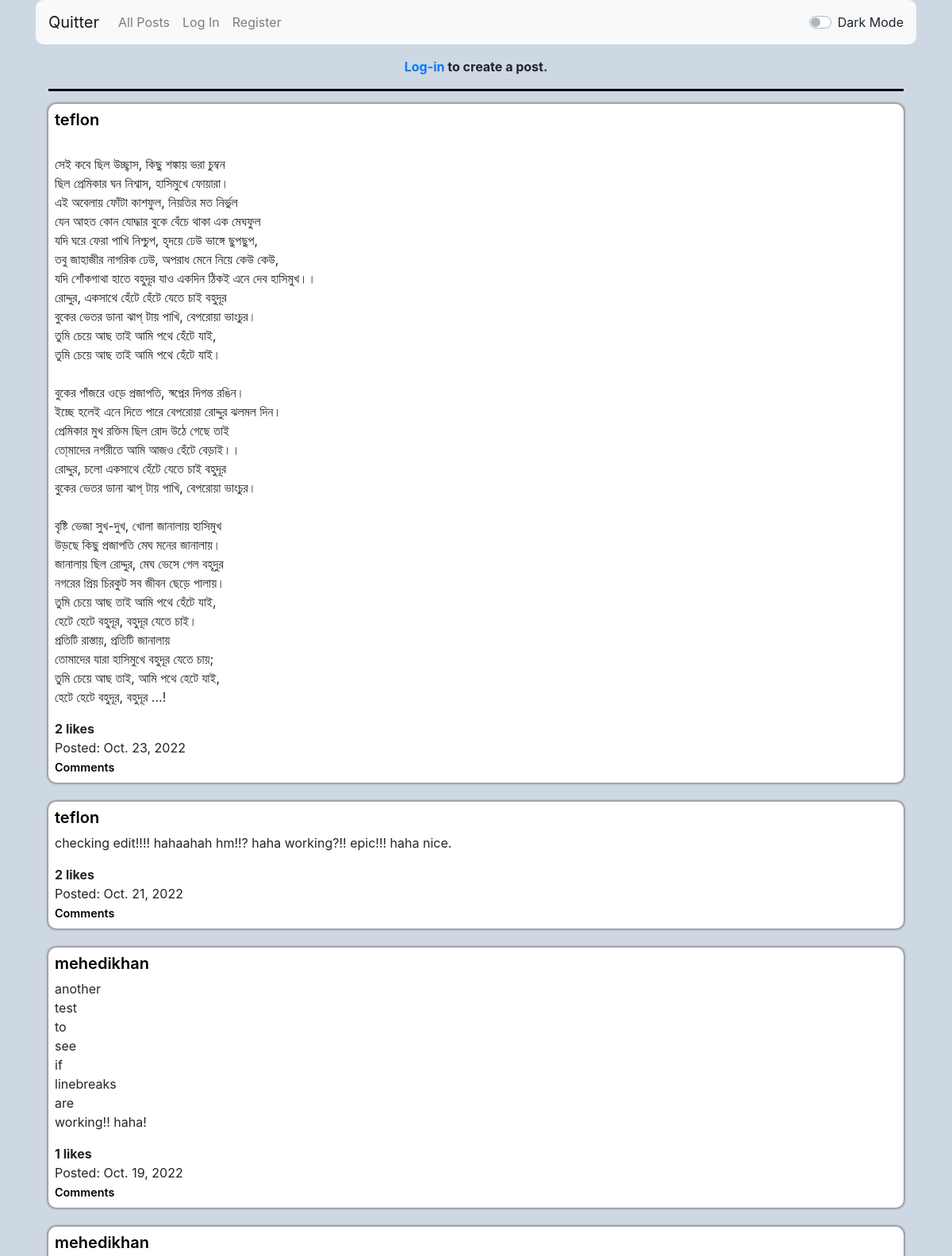
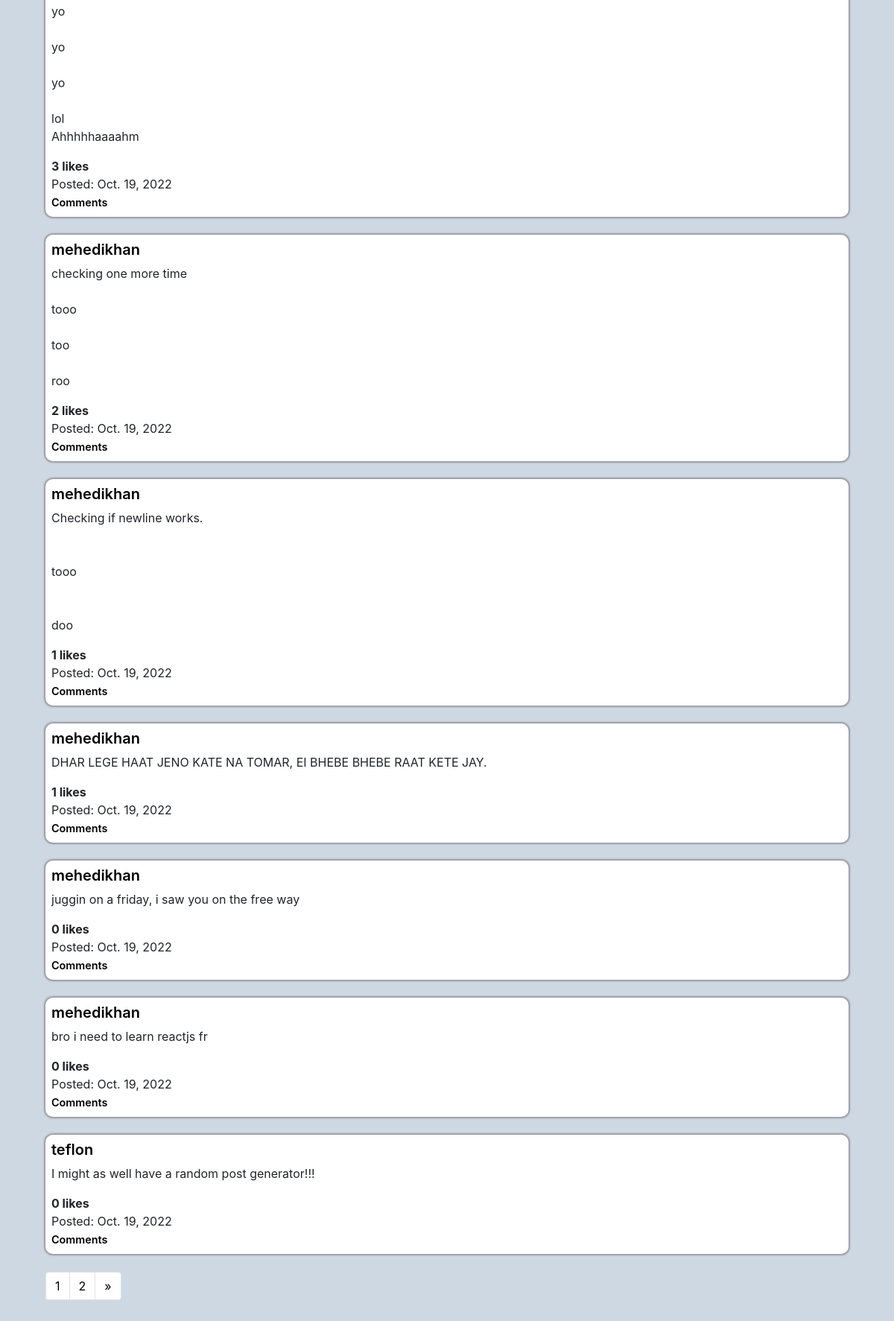
/, run on an earlier commit of the app's database (2 pictures, top to bottom).
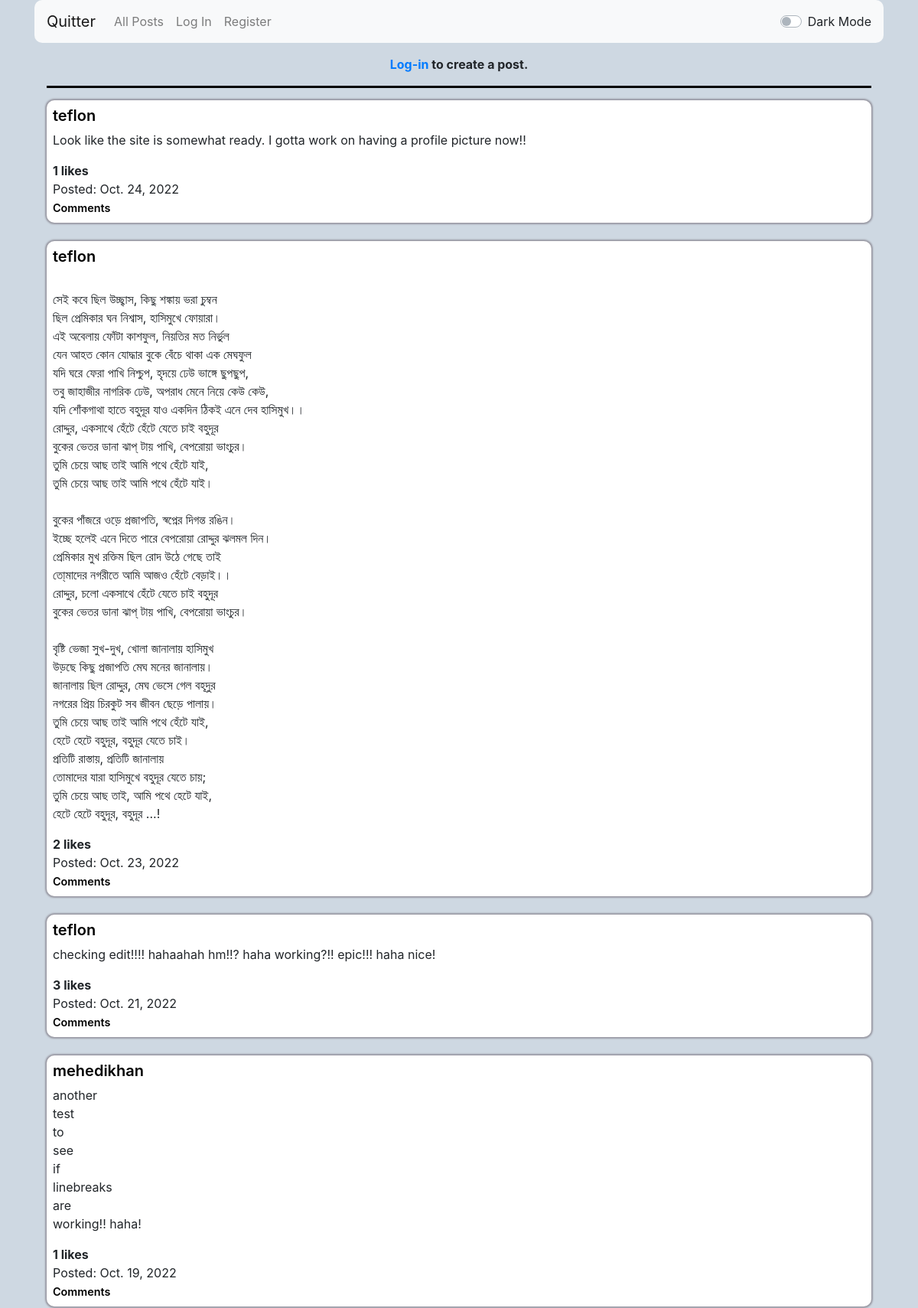
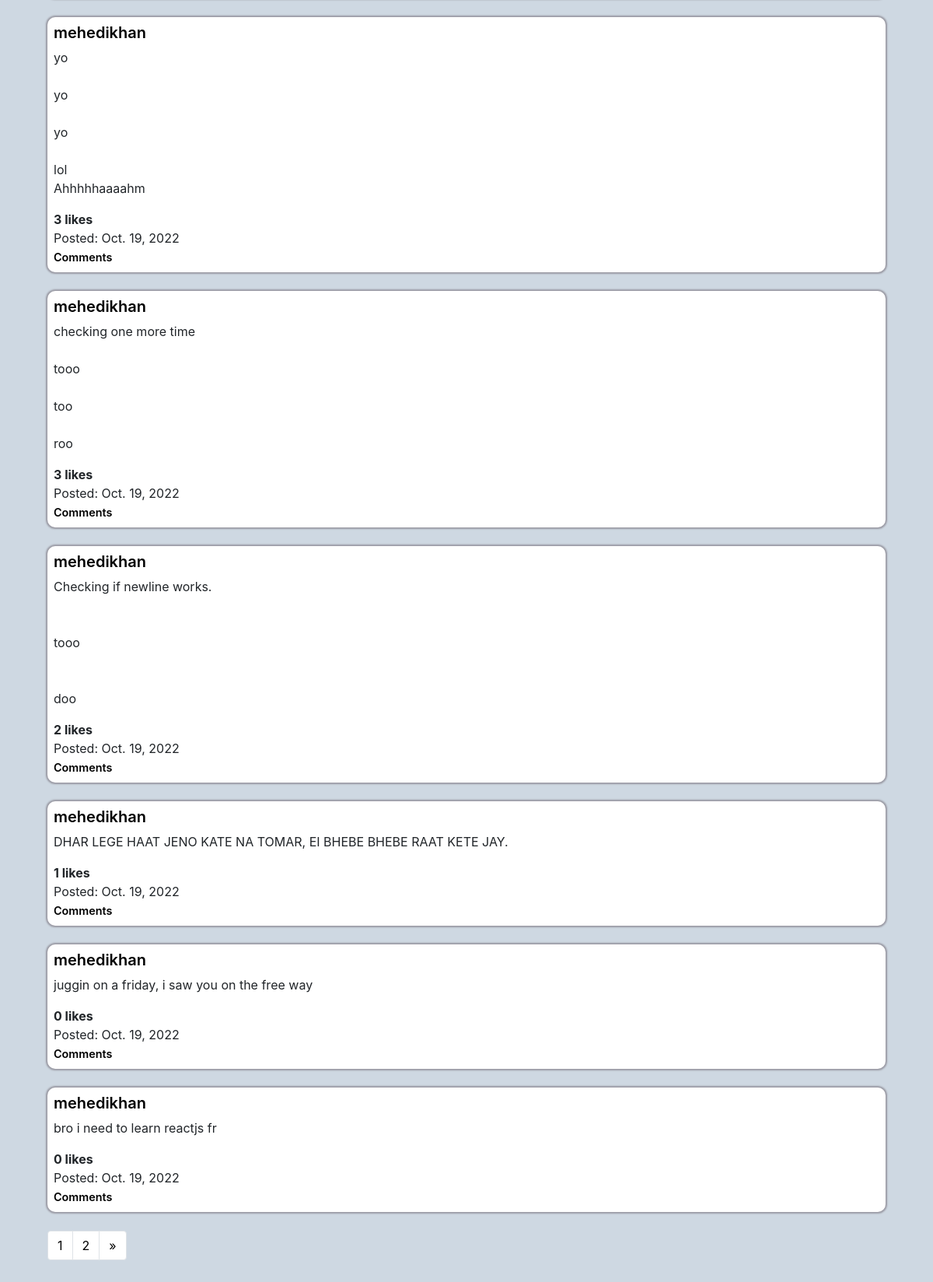
And on a later commit of the database (2 pictures, top to bottom).
### network/models.py (models this page shows)
class Post(models.Model):
    post = models.TextField()
    creator = models.CharField(max_length=64, blank=False)
    created = models.DateField(auto_now_add=False, auto_now=False, default=timezone.now)
    likes_count = models.PositiveIntegerField(default=0)
    likes = models.ManyToManyField(User, blank=True, related_name="likes")

### network/views.py (the view)
# urls.py: path("", views.index, name="index"),
def index(request):
    if request.user.is_authenticated:
        current_user = request.user.username
    try:
        user = User.objects.filter(username=current_user).values().get()
        id = user["id"]
        posts_lbtcu = Post.objects.filter(likes=id).values() # lbtcu = liked by the current user.
        posts_lbtcu_id = []
        for post in posts_lbtcu:
            posts_lbtcu_id.append(post["id"])
    except UnboundLocalError:
        posts_lbtcu_id = None
    posts = Post.objects.all().order_by('-id')
    paginator = Paginator(posts, 10)
    page_number = request.GET.get('page')
    page_obj = paginator.get_page(page_number)
    return render(request, "network/index.html", {
        "posts" : posts,
        "posts_lbtcu_id" : posts_lbtcu_id,
        "page_obj" : page_obj
    })

### network/templates/network/index.html (shortened to what this page needs)
{% extends "network/layout.html" %}
{% block body %}
    {% if user.is_authenticated %}
    <div id="create_post">
        <form action="{% url 'create_post' %}" method="POST">
            {% csrf_token %}
            <strong class="center"><p>Create a post, {{ user.username }}!</p></strong>
            <textarea id="textarea_id" class="textarea_light" name="post" required style="white-space: pre-wrap; padding: 0.5%"></textarea>
            <br>
            <input class="btn btn-primary" style="width: 100%;" type="submit" value="Post">
            <hr class="hr_light" id="hr">
        </form>
    </div>
    {% else %}
        <strong class="center"><p><a class="center" href="{% url 'login' %}">Log-in</a> to create a post.</p></strong>
        <hr class="hr_light" id="hr">
    {% endif %}
    {% for post in page_obj %}
    <div class="eachpost" id="post_box">
        <div class="row">
            <div class="col-lg-11">
                <h5><a class="link_light link_class" href="{% url 'profile' post.creator %}">{{ post.creator }}</a></h5>
                <div id="{{post.id}}">
                    <p style="white-space: pre-wrap;" >{{ post.post }}</p>
                    <strong>{{ post.likes_count }} likes</strong>
                </div>
                Posted: {{ post.created }}
                <br>
                    <a class="link_light small_link link_class" href="{% url 'comments' post.id %}">Comments</a>
                <br>
            </div>
            <div class="col-lg-1">
            </div>
        </div>
    </div>
    <br>
    {% endfor %}
    <nav aria-label="Page navigation example">
        <ul class="pagination">
                <li class="page-item"><a class="page-link pagination_light" href="?page={{page_obj.number}}">{{ page_obj.number }}</a></li>
            {% if page_obj.has_next %}
                <li class="page-item"><a class="page-link pagination_light" href="?page={{page_obj.next_page_number}}">{{ page_obj.next_page_number }}</a></li>
            {% endif %}
            {% if page_obj.has_next%}
                <li class="page-item">
                    <a class="page-link pagination_light" href="?page={{ page_obj.next_page_number }}" aria-label="Next">
                        <span aria-hidden="true">&raquo;</span>
                    </a>
                </li>
            {% endif %}
        </ul>
    </nav>
{% endblock %}

What changed in the data, as far as the page shows it:
no longer on this page (row unchanged): Post: creator "teflon", post "I might as well have a random post generator!!!", likes_count "0", created "Oct. 19, 2022"
added Post: creator "teflon", post "Look like the site is somewhat ready. I gotta work on having a profile picture now!!", likes_count "1", created "Oct. 24, 2022"
changed Post: post "checking edit!!!! hahaahah hm!!? haha working?!! epic!!! haha nice." → "checking edit!!!! hahaahah hm!!? haha working?!! epic!!! haha nice!"; likes_count "2" → "3"
changed Post "checking one more time tooo too roo": likes_count "2" → "3"
changed Post "Checking if newline works. tooo doo": likes_count "1" → "2"
